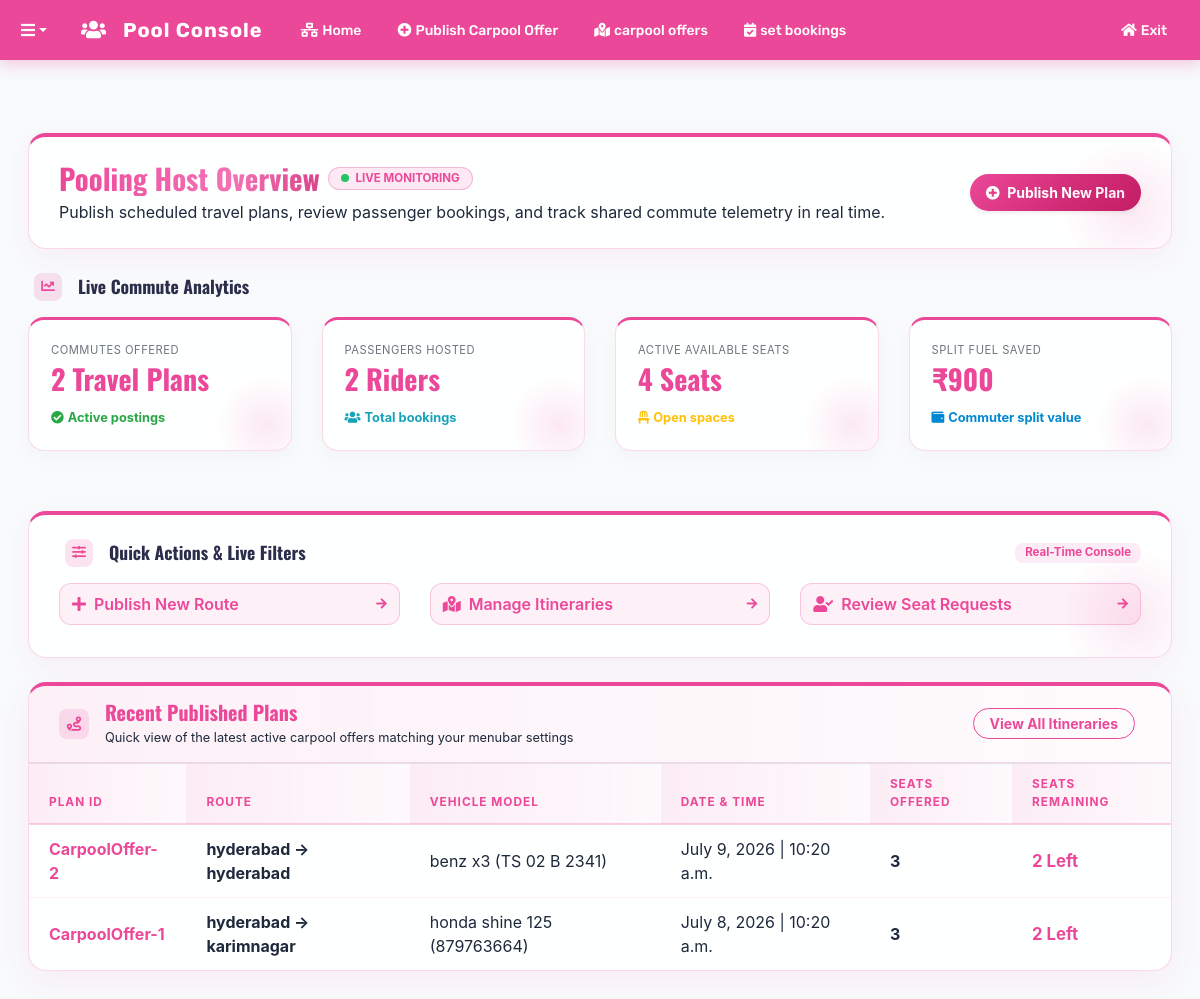
/portal/carpool/ (signed in), run on an earlier commit of the app's database.
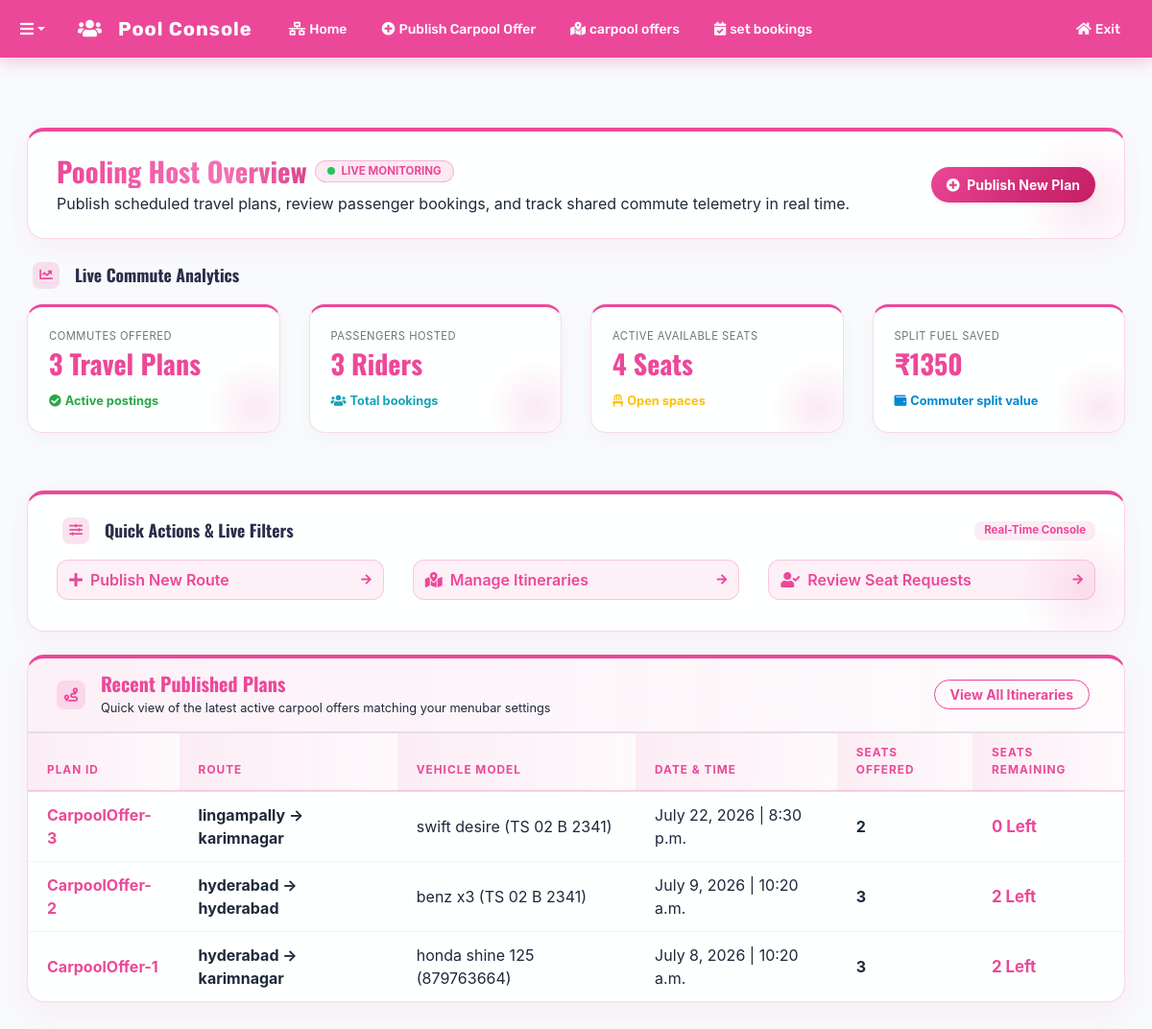
And on a later commit of the database.
### myapp/models.py (models this page shows, shortened)
class CarpoolOffer(models.Model):
    host = models.ForeignKey(User, on_delete=models.CASCADE, related_name='hosted_carpools')
    vehicle_name = models.CharField(max_length=100)
    vehicle_number = models.CharField(max_length=20)
    start_location = models.CharField(max_length=255)
    destination = models.CharField(max_length=255)
    date = models.DateField()
    time = models.TimeField()
    total_seats = models.IntegerField()
    available_seats = models.IntegerField()
    plans_free_booking = models.BooleanField(default=True)
    vehicle_type = models.CharField(max_length=20, default='car')
    price = models.IntegerField(default=0)
    status = models.CharField(
        max_length=20,
        choices=[
            ('Upcoming', 'Upcoming'),
            ('In_Progress', 'In Progress'),
            ('Completed', 'Completed'),
            ('Cancelled', 'Cancelled')
        ],
        default='Upcoming'
    )
    created_at = models.DateTimeField(auto_now_add=True)

### myapp/views.py (the view)
# urls.py: path('portal/carpool/', portal_carpool_view, name='portal_carpool'),
@login_required
def portal_carpool_view(request):
    if request.session.get('portal_role') != 'carpool':
        request.session['portal_role'] = 'carpool'
    offers = CarpoolOffer.objects.filter(host=request.user).order_by('-created_at')
    total_offers = offers.count()
    total_passengers = CarpoolSeatBooking.objects.filter(carpool__host=request.user).count()
    active_seats = sum(o.available_seats for o in offers)
    fuel_saved_split = total_passengers * 450.0 # split estimate
    context = {
        'offers': offers[:3], # show latest 3
        'total_offers': total_offers,
        'total_passengers': total_passengers,
        'active_seats': active_seats,
        'fuel_saved_split': fuel_saved_split,
    }
    return render(request, 'portal_carpool.html', context)

### templates/portal_carpool.html (shortened to what the changed rows need)
{% load static %}
<!DOCTYPE html>
<html lang="en">
<head>
    <link href="https://cdnjs.cloudflare.com/ajax/libs/font-awesome/5.15.0/css/all.min.css" rel="stylesheet">
    <link rel="stylesheet" href="{% static 'css/bootstrap.min-1.css'%}">
    <link rel="stylesheet" href="{% static 'css/premium_home.css' %}">
</head>
<body>
    <div class="container py-5">
        <div class="portal-section-container p-5 mb-5">
            <div class="d-flex justify-content-between align-items-center flex-wrap gap-2 text-left">
                <div>
                    <div class="d-flex align-items-center gap-2 mb-1">
                        <h1 class="font-weight-bold outfit-font mb-0 text-title shimmer-text" style="font-size: 1.8rem;">Pooling Host Overview</h1>
                    </div>
                </div>
            </div>
        </div>
        <div class="mb-4">
            <div class="row">
                <div class="col-md-3 col-sm-6 mb-3">
                    <div class="admin-card text-left">
                        <span class="text-muted text-uppercase d-block mb-1" style="font-size: 0.7rem; letter-spacing: 0.5px;">Commutes Offered</span>
                        <h3 class="font-weight-bold text-title mb-0" style="color: #ec4899;">{{ total_offers }} Travel Plans</h3>
                        <div class="mt-2"><small class="text-success font-weight-bold"><i class="fas fa-check-circle mr-1"></i>Active postings</small></div>
                    </div>
                </div>
                <div class="col-md-3 col-sm-6 mb-3">
                    <div class="admin-card text-left">
                        <span class="text-muted text-uppercase d-block mb-1" style="font-size: 0.7rem; letter-spacing: 0.5px;">Passengers Hosted</span>
                        <h3 class="font-weight-bold text-title mb-0" style="color: #ec4899;">{{ total_passengers }} Riders</h3>
                        <div class="mt-2"><small class="text-info font-weight-bold"><i class="fas fa-users mr-1"></i>Total bookings</small></div>
                    </div>
                </div>
                <div class="col-md-3 col-sm-6 mb-3">
                    <div class="admin-card text-left">
                        <span class="text-muted text-uppercase d-block mb-1" style="font-size: 0.7rem; letter-spacing: 0.5px;">Split Fuel Saved</span>
                        <h3 class="font-weight-bold text-title mb-0" style="color: #ec4899;">₹{{ fuel_saved_split|floatformat:0 }}</h3>
                        <div class="mt-2"><small class="text-primary font-weight-bold"><i class="fas fa-wallet mr-1"></i>Commuter split value</small></div>
                    </div>
                </div>
            </div>
        </div>
        <div class="table-container p-0">
            <div class="table-responsive">
                <table class="table admin-table text-left mb-0">
                    <thead>
                        <tr>
                            <th>Plan ID</th>
                            <th>Route</th>
                            <th>Vehicle Model</th>
                            <th>Date & Time</th>
                            <th>Seats Offered</th>
                            <th>Seats Remaining</th>
                        </tr>
                    </thead>
                    <tbody>
                        {% for o in offers %}
                        <tr>
                            <td class="font-weight-bold" style="color: #ec4899;">CarpoolOffer-{{ o.id }}</td>
                            <td class="font-weight-bold text-title">{{ o.start_location }} → {{ o.destination }}</td>
                            <td>{{ o.vehicle_name }} ({{ o.vehicle_number }})</td>
                            <td>{{ o.date }} | {{ o.time }}</td>
                            <td class="font-weight-bold text-title">{{ o.total_seats }}</td>
                            <td>
                                <strong style="color: #ec4899; font-size: 1.05rem;">{{ o.available_seats }} Left</strong>
                            </td>
                        </tr>
                        {% endfor %}
                    </tbody>
                </table>
            </div>
        </div>
    </div>
</body>
</html>

What changed in the data, as far as the page shows it:
added CarpoolOffer: id "3", start_location "lingampally", destination "karimnagar", vehicle_name "swift desire", vehicle_number "TS 02 B 2341", date "July 22, 2026", time "8:30 p.m.", total_seats "2", available_seats "0"
Also different on the page:
{{ total_offers }}: "2" → "3"
{{ total_passengers }}: "2" → "3"
{{ fuel_saved_split|floatformat:0 }}: "900" → "1350"
